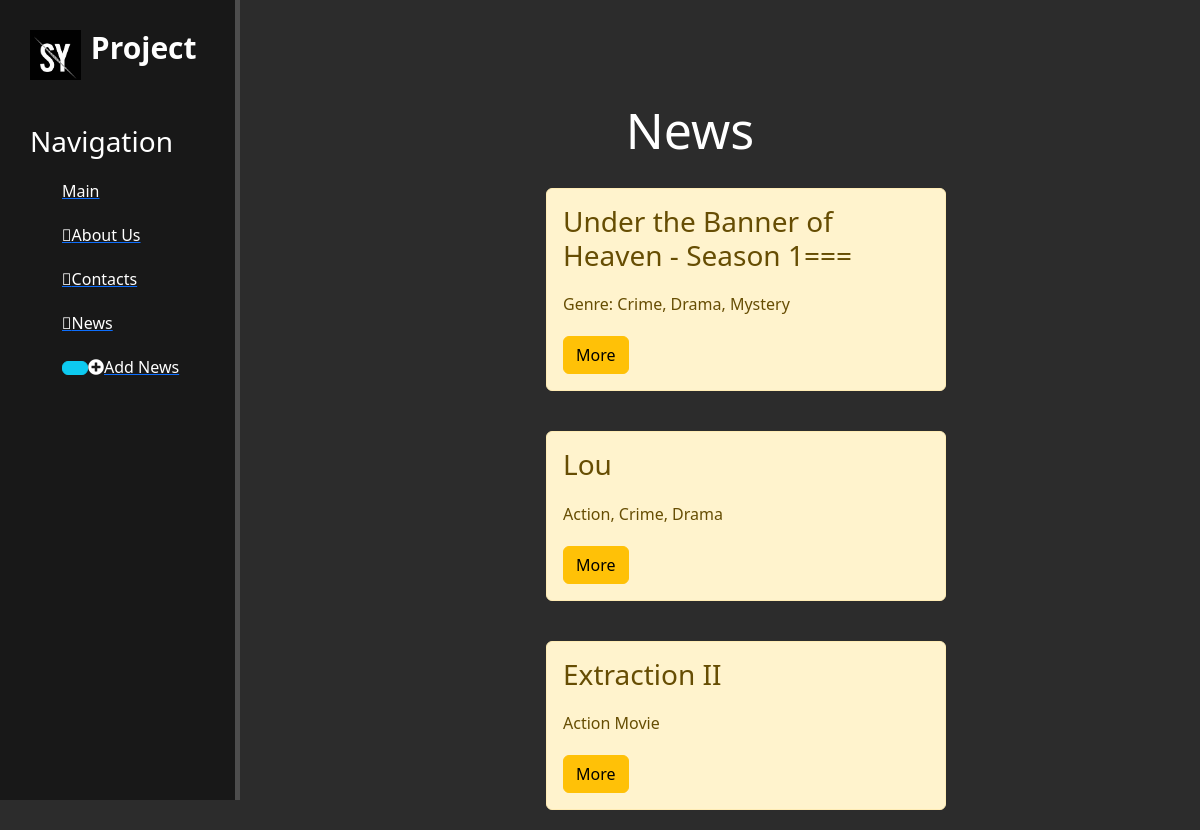
Page /news/ on the committed database.
### news/models.py (models this page shows, shortened)
class Articles(models.Model):
    title = models.CharField('Titlr', max_length=200)
    anons = models.CharField('Anons', max_length=250)
    body = models.TextField('Body')
    data = models.DateTimeField('Data')
    class Meta:
        verbose_name = 'New'
        verbose_name_plural = 'News'

### news/views.py (the view)
# urls.py: path('', news_home, name='news_home'),
def news_home(request):
    news = Articles.objects.order_by('-data')
    return render(request, 'news/news_home.html', {'news':news})

### news/templates/news/news_home.html (shortened to what this page needs)
{% extends 'main/base.html' %}
{% block content%}
<div class="features">
  <h1>News</h1>
  {% if news%}
      {% for el in news %}
        <div class="alert alert-warning">
          <h3>{{ el.title }}</h3>
          <p>{{ el.anons }}</p>
          <a href="{% url 'details'  el.id %}" class="btn btn-warning">More</a>
        </div>
      {% endfor %}
  {% else %}
     <p>You do not have news</p>
  {% endif %}
</div>
{% endblock %}

### main/templates/main/base.html (shortened to what this page needs)
{% load static%}
<html lang="en">
<head>
    <link rel="stylesheet" href="https://cdn.jsdelivr.net/npm/bootstrap@5.2.3/dist/css/bootstrap.min.css">
    <link rel="stylesheet" href="{% static 'main/css/main.css' %}">
    <link rel="stylesheet" href=" https://use.fontawesome.com/releases/v5.8.2/css/all.css">
</head>
<body>
    <aside>
      <img src="{% static 'main/img/logo.png' %}" height="50" data-width="80" alt="Logo">
      <span class="logo">Project</span>
      <h3>Navigation</h3>
       <ul>
           <a href="{% url 'home'%}"><li>Main</li></a>
           <a href="{% url 'about'%}"><li> <i class="fa-solid fa-address-card"></i>About Us</li></a>
           <a href="#"><li> <i class="fa-solid fa-address-book"></i>Contacts</li></a>
           <a href="{% url 'news_home'%}"><li><i class="fa-solid fa-newspaper fa-beat-fade"></i>News</li></a>
           <a href="{% url 'create'%}"><li><button class="btn  btn-info"></button><i class="fas fa-plus-circle"></i>Add News</button></li></a>
       </ul>
    </aside>
    <main>
      {% block content%}
      {% endblock %}
    </main>
</body>
</html>

### main/static/main/css/main.css (style rules this page uses)
body { background: #2c2c2c ; }
aside { float: left; background:#181818 ; width: 20%; padding: 2.5%; height: 100vh; color: #fff; border-right: 5px solid #4d4d4d ; }
aside img { float:left }
aside .logo { font-size: 30px; margin-left: 10px; font-weight: bold; position: relative; top: -5px; }
aside h3 { margin-top: 50px; font-size: 28px; }
aside ul { list-style: none }
aside ul li { color: #fff ; display: block; margin-top: 20px; transition: transform .6s ease; text-decoration: none; }
main .features { float: left; color: #fff; margin-top: 100px; text-align: center; width: 75%; }
main .features h1 { font-size: 50px }
main .features p { max-width: 400px; margin: 20px auto }
.alert-warning { float:left; clear: both; width: 400px; margin: 20px 34%; text-align: left; }

### rows in the picture
Articles: title "Under the Banner of Heaven - Season 1===", anons "Genre: Crime, Drama, Mystery"
Articles: title "Lou", anons "Action, Crime, Drama"
Articles: title "Extraction II", anons "Action Movie"
